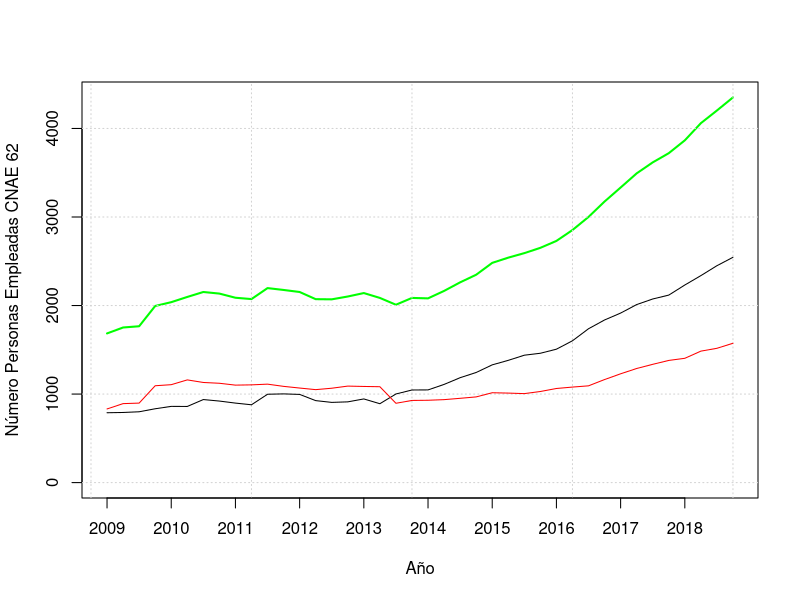
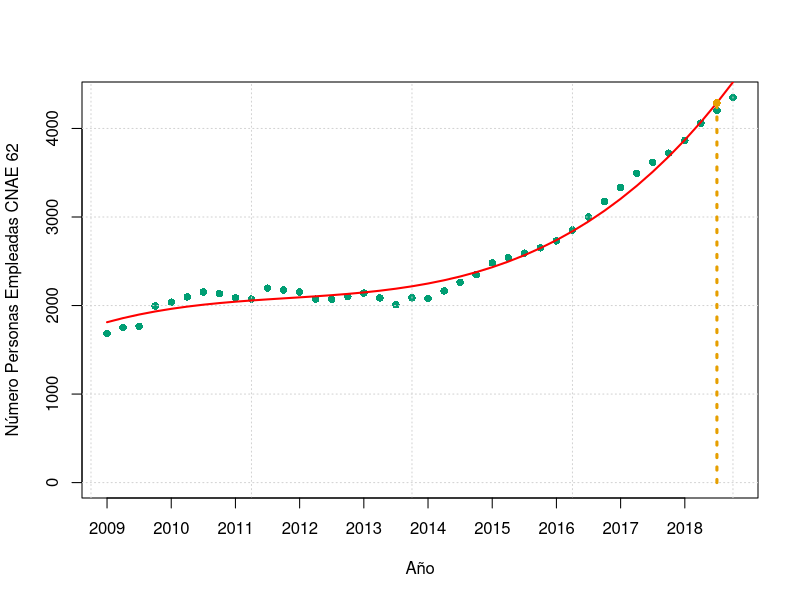
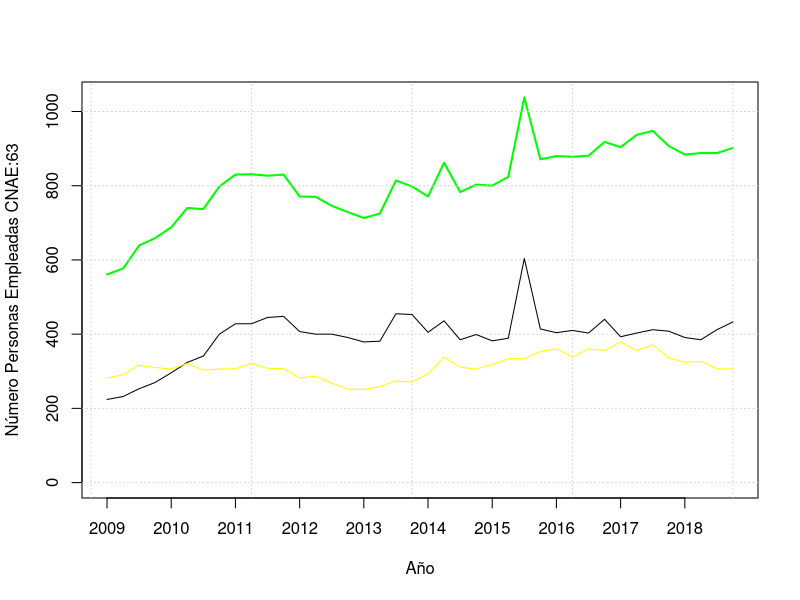
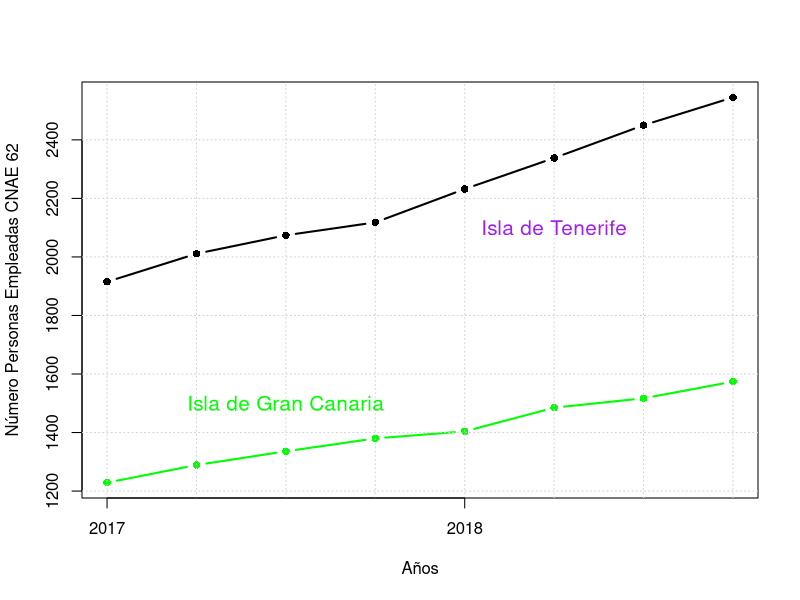

Write the R code that produced these figures, in order.
## ---- chunk 1
# a)
#Cargamos el directorio donde tenemos el archivo
setwd("C:/Users/34636/Desktop/Alejandro_Arzola_ME_2_entrega/DATOS")
# leemos el csv y le indicamos que se separa por ; y que tiene 
#titulo para que no lo convierta en caracteres 
datos_empleo = read.csv("Empleos_Informatica_Canarias_2009-18.csv"
, header = T, sep = ";")
 # Intentamos acceder a los datos  nombres del csv para poder
# luego trabajar con ello 
attach(datos_empleo)
# Seleccionamos el la columna 2 de los la codigo del cnae 62 
# es decir seleccionamos la columna de canarias 
canarias_62=datos_empleo[TRIMESTRES=="CNAE_62",2]
canarias_62
datos_empleo
# la secuencia va al reves de mayor a menor 
index=seq(length(canarias_62),1,-1)
canarias_62_t<-canarias_62[index]
canarias_62_t
# El plot sirve para hacer puntos de representaciones de numeros  des
plot (1:length(canarias_62), canarias_62_t, xaxt = "n", type = "l",
xlab = "Año", ylab = "Número Personas Empleadas CNAE 62",
ylim = c(0,max(canarias_62_t)), col="green", lwd=2)
# Sirve para hacer los cuadritos en el plot 
grid()
# Con years lo que hacemos es que estamos escribiendo encima 
# del plot anterior los años que tiene  este codigo 
years=c("2009", "2010", "2011", "2012", "2013", "2014", "2015", "2016", "2017", "2018")
 # El axis sirve para escribir las lineas que hay encima de
# los años ,para verlo de mejor manera mas visual, lo que 
# hace es añadir ejes al grafico actual.va desde 1 a 40 
# de 4 en 4 por que 4 trimestres es lo mismo que 1 año  y
# asi podemos ver las lineas en los años, en las etiquetas
# years que son los años 
axis (side = 1, at = seq(1,length(canarias_62),4),
labels = years)
 # Seleccionamos el trimeste de tenerife para hacer
# una comparacion
tenerife_62=TENERIFE[TRIMESTRES=="CNAE_62"]
# Seleccionamos el trimestre de gran canaria segun 
# el codigo del cnae_62
gran_canaria_62=GRAN.CANARIA[TRIMESTRES=="CNAE_62"]
# Lo que hacemos ahora es representar en el plot anterior 
# una linea negra q representa los empleos que hubo en tenerife 
# los ultimos años,tenemos que poner la misma longitud de datos 
# tanto en x como en y por eso ponemos de 1 a longitud de 
#canarias_62 por que llega a 40 y los datos de tenerife  
# segun el CNAE_62 son de esa misma longitud 
points(1:length(canarias_62),tenerife_62[index],
 type = "l", col="black" )
# Aqui hacemos lo mismo pero  con el caso de canarias 
# especificamente  para poder visualizarlo
points(1:length(canarias_62),gran_canaria_62[index], type = "l", col="red" )
# Como podemos ver Gran canaria  tenia mayor empleo en 
#las actividades de ingenieria informatica hasta mitad del 2013,
# que hubo un bajon importante que en Tenerife no se vio 
# reflejado y podemos visualizar como tenerife actualmente tiene 
# mas empleo que gran canaria .Las causas son desconocidas,
# aunque se podria sospechar las crisis economica española que 
# termino en el 2014, donde españa sufrio la peor crisis con el
# paro  y Gran canaria fue una de las islas que fue gravemente  
# afectada por ello.
# Luego por otra parte tambien se puede reflejar como hay un 
# crecimiento desde esa epoca 

## ---- chunk 2
# b) #Aqui lo que hacemos es un modelo de seguimiento de 
# trabajo segun este codigo cnae para poder predecir sus 
# futuras respuestas o cantidades 
#Realizamos un plot que valla desde 1 hasta la longitud
# que tenga canarias del codigo cnae 62 y luego los demas 
# elementos son decorativos
plot (1:length(canarias_62), canarias_62_t, xaxt = "n", pch=16,
xlab = "Año", ylab = "Número Personas Empleadas CNAE 62",
ylim = c(0,max(canarias_62_t)),col="#009E73", lwd=2)
# En cuanto al ylim son los limites que tiene de y que 
# tiene que coincidir con los de x son los maximos de
# canarias segun el codigo 62
grid()
# El grid es para hacer los cuadros
 # El years sirve para hacer una secuencia de los años 
# en los forma parte canarias 
years=c("2009", "2010", "2011", "2012", "2013", "2014", 
"2015", "2016", "2017", "2018")
# el axis plotea en el rango x las lineas que forman 
#parte de los trimestres que forman 1 año  con el codigo cnae 62
axis (side = 1, at = seq(1,length(canarias_62),4),
labels = years)
x=index
#Esto se trata de un modelo de regresion lineal que sirve para 
# poder hacer una prediccion del futuros intervalos que vallan
# a ocurrir seun los datos dados 
modelo_62=lm(canarias_62~x+I(x^2)+I(x^3))
xv=x
# la funcion predict sirve para hacer predicciones  
# a partir del resultado de varias funciones segun un modelo
yv=predict(modelo_62,list(x=x))
lines(xv,yv,col="red", lwd=2)
# Esto hace referencia a la prediccion exacta exactamente en el año 2018
yv2018=predict(modelo_62,list(x=x[2]))
# lines  sirve para hacer los puntos hasta abajo y lo demas es 
# decorativo y points para hacer exctamente el punto donde predice
# la regresion lineal
points(x[2],yv2018, pch=16, col="#E69F00")
lines(c(x[2],x[2]),c(0,yv2018), col="#E69F00",lty=3, lwd=3)

yv2018
# Como se puede observar nuestro modelo de regresione es ascendente 
# tira para arriba eso quiere decir que el trabajo en este codigo
# cnae pos tiene frutos va en ascenso , se encuentra en auge y 
#podremos predecir que seguira asi los proximos años 

## ---- chunk 3
#c) # Aqui lo que hacemos es una comparacion de la actividad 
# de empleados en este codigo tanto en las islas canarias en 
# general como en especifico en gran canaria y tenerife 

 # Hacemos una referencia a los trismestres del cogigo del
# cnae 63 de canarias 
canarias_63<-datos_empleo[TRIMESTRES=="CNAE_63",2]
 # index lo que hacemos que es colocamos de manera inversa 
# la longitud de canarias de mayor a menor

index=seq(length(canarias_63),1,-1)
index
canarias_63_t=canarias_63[index]

plot (1:length(canarias_63), canarias_63_t, xaxt = "n", type = "l",
xlab = "Año", ylab = "Número Personas Empleadas CNAE:63",
ylim = c(0,max(canarias_63_t)),col="green", lwd=2)
# El grid es para hacer los cuadritos 
grid()
# years es una etiqueta para hacer referencia a los años 
years=c("2009", "2010", "2011", "2012", "2013", "2014", "2015", "2016", "2017", "2018")
#ploteamos las etiquetas de los años de 4 en 4 por que
# son los semetres para formar 1 año 
axis (side = 1, at = seq(1,length(canarias_63),4),labels = years)
 # hacemos una referencia a los trimestres de tenerife con el codigo del cnae 63
tenerife_63=TENERIFE[TRIMESTRES=="CNAE_63"]
# hacemos lo mismo pero con gran canaria 
gran_canaria_63=GRAN.CANARIA[TRIMESTRES=="CNAE_63"]
#Aqui lo que hacemos es representen las lineas tanto 
# de gran canaria como de tenerife segun su longitud 
# segun el codigo de cnae 63
points(1:length(canarias_63),tenerife_63[index], type = "l", col="black" )
points(1:length(canarias_63),gran_canaria_63[index], type = "l", col="yellow" )
#Podemos observar que en este codigo cnae en gran 
# canaria en el 2010 ocurrio algo que hizo que provocara
# que se redujeran los empleados en este sector a en 
# comparacion de tenerife que estaba subiendo y a logrado 
# a tener picos altos como se puede ver a mitad del 2015 
# lo que se puede apreciar tambien es que las islas canarias 
# en general tiene sus movimientos u oscilaciones son muy 
# parecidas a las de tenerife lo que nos quiere decir que 
# tenerife tiene una gran influencia en cuanto a este 
# codigo anque las demas islas tambien lo tienen pero 
# no tan a gran escala.
## ---- chunk 4
# para hallar el maximo de canarias 
# con el codigo 63
max(canarias_63)
# lo que hacemos ahora es restarle a la longitud 
# el maximo de canarias 63 y aplicarle la division 
# entre 4 para tener los años y luego sumarselos y 
# sumarle 2009  por que el parametro estaba en meses 
am=(length(canarias_63)-which.max(canarias_63)) %/% 4 + 2009  # %/% división entera
am
#  Esto hace referencia al modulo de la 
# division  para hallar el resto para saber los meses exctamente 
tm=(length(canarias_63)-which.max(canarias_63)) %% 4  
tm
# imprimimos un frase para darle instroduccion
am_char=c("Año Contratación máxima histórica Canarias en CNAE 63:",
# convertir el numero es caracter y lo mismo con el 
as.character(am),"Trimestre:", as.character(tm))
# se imprime el char, la frase 
print(am_char)
# Aqui lo que hemos hecho es encontrar en que 
#etapa de los ultimos años ha habido mas empleo
## ---- chunk 5
# d) 
# lo primero que hacemos es hacer una referencia 
#a las cantidades que tenemos dentro del codigo
# del cnae 62 de tenerife para cojer los ocho primeros  de menor a mayor 
tenerife_62_2y<-tenerife_62[8:1]
tenerife_62_2y
# hacemos lo mismo con gran canaria
gran_canaria_62_2y<-gran_canaria_62[8:1]
gran_canaria_62_2y

# hacemos un plot para representar las cantidades de 
#gran canaria en codigo cnae 62 luego lo demas son 
#elementos decorativos y le aplicamos como limite 
#empieze con el minimo de grancanrai y y acabo con 
#el maximo de tenerife 
plot (1:8, gran_canaria_62_2y, xaxt = "n", pch=16,type = "b",
xlab = "Años", ylab = "Número Personas Empleadas CNAE 62",
ylim = c(min(gran_canaria_62_2y),max(tenerife_62_2y)),
col="green", lwd=2); grid()
# la refencia a los años 2017 2018
years=c("2017", "2018")
 # Con el axis se plotean las lineas de abjo en las 
#secuencias en la etiqueta de los años 
axis (side = 1, at = seq(1,8,4), labels = years)
# aqui se situa donde queremos q este el texto de 
#isla de gran canaria en que sitio exactamente y el color y tamaño
text(3,1500,labels = "Isla de Gran Canaria", col="green", cex=1.25)
# Points sirve para que visualmetne veamos los puntos 
#que hacen referencia a las cantidades exactas de tenerife 
points(1:8,tenerife_62_2y, type = "b", col="black",pch=16, lwd=2 )
 # Lo mismo que hizimos con gran canaria se hace con tenerife 
text(6,2100,labels = "Isla de Tenerife", col="purple", cex=1.25)
 #A qui lo que podemos ver es una comparacion entre gran 
#canaria y tenerife en el año 2017 y el 2018 y como en 
#tenerife hay muchisimo mas empleo que en gran canaria, 
# lo que nos quiere decir que existe mas demanda de empleo 
# en tenerife que en gran canaria segun este codigo cnae 62
# por lo menos estos dos ultimos años, eso para futuros 
# informaticos es muy util saberlo a la hora de plantearse
# donde probablente tengas mas posibilidades de conseguir futuro trabajo
